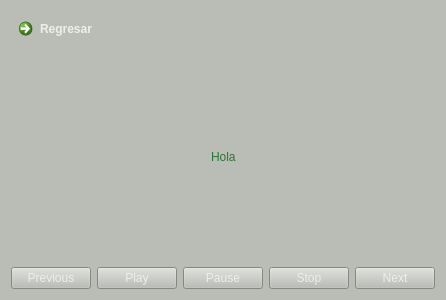
<?xml version="1.0" encoding="UTF-8"?>
<ui version="4.0">
 <class>Mp3</class>
 <widget class="QWidget" name="Mp3">
  <property name="geometry">
   <rect>
    <x>0</x>
    <y>0</y>
    <width>444</width>
    <height>300</height>
   </rect>
  </property>
  <property name="windowTitle">
   <string>Form</string>
  </property>
  <property name="styleSheet">
   <string notr="true">background-color: rgb(186, 189, 182);
color: rgb(238, 238, 236);</string>
  </property>
  <layout class="QVBoxLayout" name="verticalLayout">
   <item>
    <layout class="QHBoxLayout" name="horizontalLayout_5">
     <item>
      <widget class="QCommandLinkButton" name="m_pReturnButton">
       <property name="text">
        <string>Regresar</string>
       </property>
      </widget>
     </item>
     <item>
      <spacer name="horizontalSpacer_3">
       <property name="orientation">
        <enum>Qt::Horizontal</enum>
       </property>
       <property name="sizeHint" stdset="0">
        <size>
         <width>40</width>
         <height>20</height>
        </size>
       </property>
      </spacer>
     </item>
    </layout>
   </item>
   <item>
    <spacer name="verticalSpacer_2">
     <property name="orientation">
      <enum>Qt::Vertical</enum>
     </property>
     <property name="sizeType">
      <enum>QSizePolicy::MinimumExpanding</enum>
     </property>
     <property name="sizeHint" stdset="0">
      <size>
       <width>20</width>
       <height>40</height>
      </size>
     </property>
    </spacer>
   </item>
   <item>
    <layout class="QHBoxLayout" name="horizontalLayout">
     <item>
      <spacer name="horizontalSpacer">
       <property name="orientation">
        <enum>Qt::Horizontal</enum>
       </property>
       <property name="sizeType">
        <enum>QSizePolicy::MinimumExpanding</enum>
       </property>
       <property name="sizeHint" stdset="0">
        <size>
         <width>100</width>
         <height>20</height>
        </size>
       </property>
      </spacer>
     </item>
     <item>
      <widget class="QLabel" name="m_SongName">
       <property name="styleSheet">
        <string notr="true">font: 75 italic 64pt &quot;URW Chancery L&quot;;
color: rgb(44, 116, 52)</string>
       </property>
       <property name="text">
        <string>Hola</string>
       </property>
      </widget>
     </item>
     <item>
      <spacer name="horizontalSpacer_2">
       <property name="orientation">
        <enum>Qt::Horizontal</enum>
       </property>
       <property name="sizeType">
        <enum>QSizePolicy::MinimumExpanding</enum>
       </property>
       <property name="sizeHint" stdset="0">
        <size>
         <width>100</width>
         <height>20</height>
        </size>
       </property>
      </spacer>
     </item>
    </layout>
   </item>
   <item>
    <spacer name="verticalSpacer">
     <property name="orientation">
      <enum>Qt::Vertical</enum>
     </property>
     <property name="sizeType">
      <enum>QSizePolicy::MinimumExpanding</enum>
     </property>
     <property name="sizeHint" stdset="0">
      <size>
       <width>20</width>
       <height>40</height>
      </size>
     </property>
    </spacer>
   </item>
   <item>
    <layout class="QHBoxLayout" name="horizontalLayout_2">
     <item>
      <widget class="QPushButton" name="m_PreviousButton">
       <property name="text">
        <string>Previous</string>
       </property>
      </widget>
     </item>
     <item>
      <widget class="QPushButton" name="m_PlayButton">
       <property name="styleSheet">
        <string notr="true"/>
       </property>
       <property name="text">
        <string>Play</string>
       </property>
      </widget>
     </item>
     <item>
      <widget class="QPushButton" name="m_PauseButton">
       <property name="text">
        <string>Pause</string>
       </property>
      </widget>
     </item>
     <item>
      <widget class="QPushButton" name="m_StopButton">
       <property name="styleSheet">
        <string notr="true"/>
       </property>
       <property name="text">
        <string>Stop</string>
       </property>
      </widget>
     </item>
     <item>
      <widget class="QPushButton" name="m_NextButton">
       <property name="text">
        <string>Next</string>
       </property>
      </widget>
     </item>
    </layout>
   </item>
  </layout>
 </widget>
 <tabstops>
  <tabstop>m_pReturnButton</tabstop>
 </tabstops>
 <resources/>
 <connections/>
</ui>
